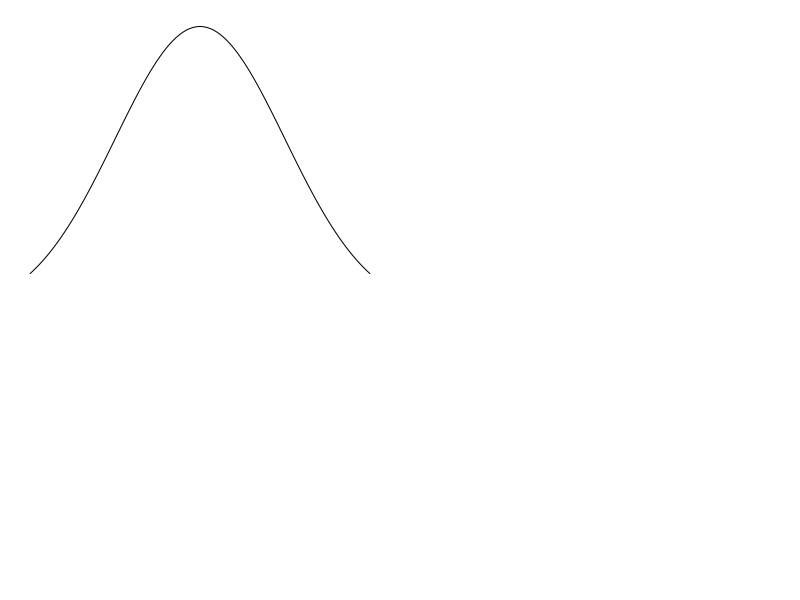

Generate this figure with R: (Note: this script raises an error after producing the figure.)
segs<-rbind(	c(-2,-1.5),
	c(-1.5,-1),
	c(-1,-0.5),
	c(-0.5,0),
	c(0,0.5),
	c(0.5,1),
	c(1,1.5),
	c(1.5,2))
pals <- c("YlOrRd","Blues","Set1","RdYlBu")
m<-matrix(1:length(pals),ncol = 2)
layout(m)
par(mar = c(1,1,1,1))
for(j in pals){
	curve(dnorm(x),-2,2,axes = F)
	pal<-brewer.pal(nrow(segs),j)
	for(i in 1:nrow(segs)){
		seg<-segs[i,]
		top<-dnorm(seq(seg[1],seg[2],0.05))
		xx<-seq(seg[1],seg[2],0.05)
		polygon(c(seg[1],xx,seg[2]),c(0,top,0),col = pal[i] )
	
	
	}
}